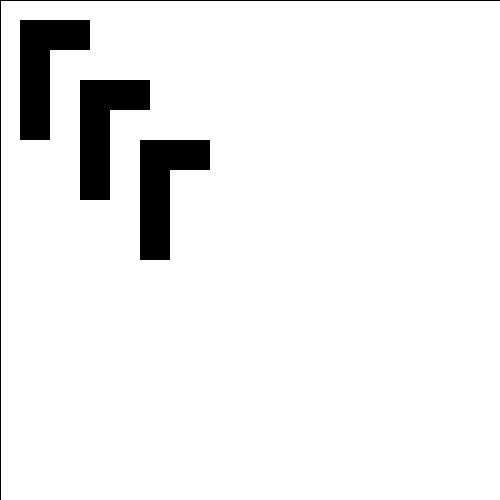
Frame 1 (no input)
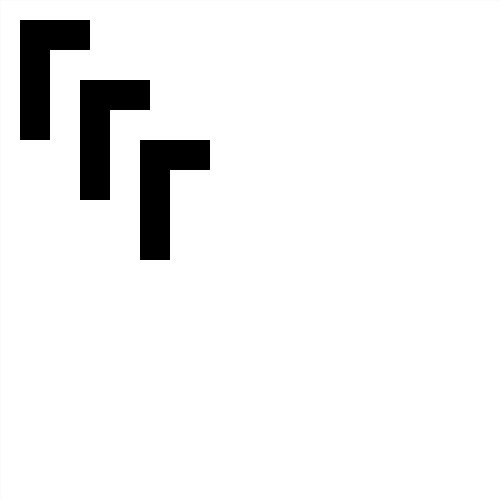
Frame 60 (the mouse pressed at the canvas centre just before this capture)
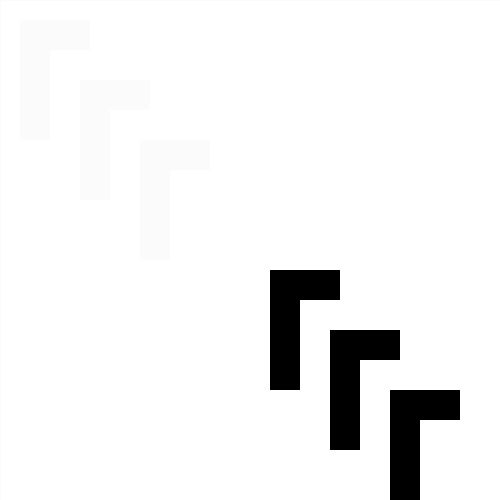
Frame 120 (the mouse held since frame 60 and released just before this capture)

The Processing sketch that drew these frames (run headless with seeded random() and noise(); from frame 60 on, the mouse is pressed at the canvas centre):

// Processing sketch: processing_169472
// ── processing_169472.pde

void setup()
{
  size(500, 500);
  background(255);
}

void draw()
{


  fill(255,30);
  rect(0,0,width, height);
  translate(mouseX,mouseY);
 
  noStroke();
  fill(0);
  rect(20, 20, 70, 120);

  fill(255);
  rect(50, 50, 70, 120);
  
  fill(0);
  rect(80, 80, 70, 120);
  
    fill(255);
  rect(110, 110, 70, 120);

  fill(0);
  rect(140, 140, 70, 120);
  
  fill(255);
  rect(170, 170, 70, 120);
}
